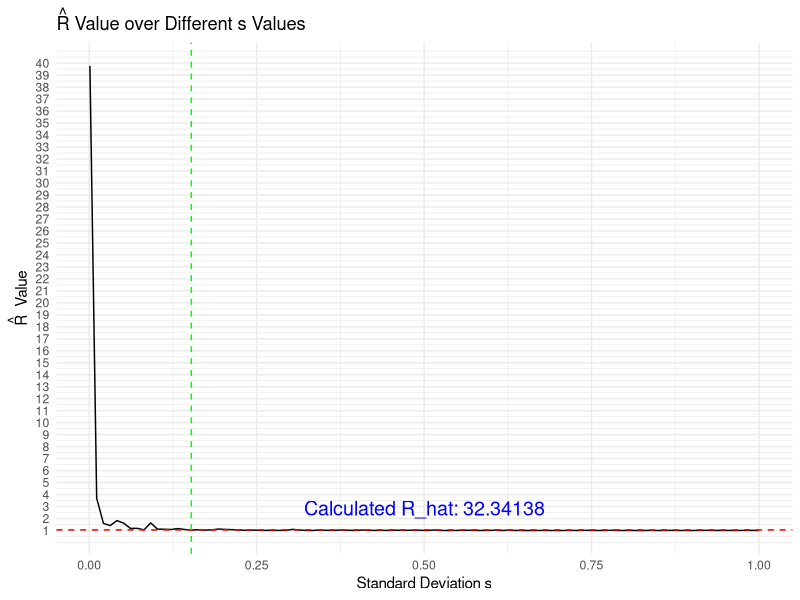
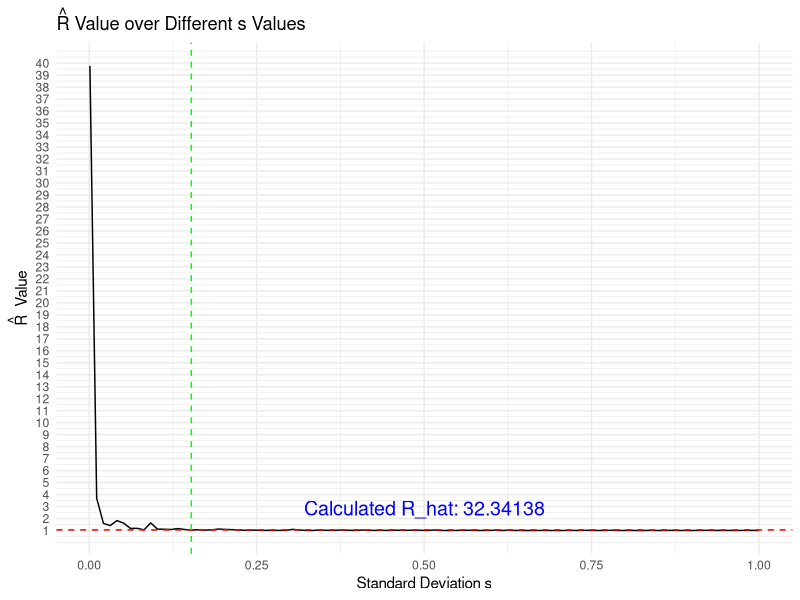

Here is the R script that generated these plots, in order:
## ---- chunk 1
knitr::opts_chunk$set(echo = TRUE)
## ---- chunk 2
library(ggplot2)

#Step 1: Define Target Distro and Random Walk Metropolis Algo
log_f <- function(x) {
  log(0.5) - abs(x)
}

random_walk_metropolis <- function(N, s, x0) {
  samples <- numeric(N)
  samples[1] <- x0
  
  for (i in 2:N) {
    x_star <- rnorm(1, mean = samples[i-1], sd = s)
    log_r <- log_f(x_star) - log_f(samples[i-1])
    u <- log(runif(1))
    
    if (u < log_r) {
      samples[i] <- x_star
    } else {
      samples[i] <- samples[i-1]
    }
  }
  
  samples
}

#Step 2: Compute R_hat value

compute_R_hat <- function(N, s, J, x0_initial_values) {
  chains <- sapply(x0_initial_values, function(x0) random_walk_metropolis(N, s, x0))
  
  Mj <- colMeans(chains)
  Vj <- apply(chains, 2, function(chain) var(chain))
  W <- mean(Vj)
  B <- N * var(Mj)
  var_hat_plus <- ((N-1)/N) * W + (1/N) * B #once again we use var_hat_plus as specified in Gelman-Rubin 1992
  R_hat <- sqrt(var_hat_plus / W)
  
  R_hat
}

#Step 3: Calculate R_hat for each s value and plot
N <- 2000
J <- 4
s <- 0.001
s_values <- seq(0.001, 1, length.out = 100)
x0_initial_values <- rnorm(J)

R_hats <- sapply(s_values, function(s) compute_R_hat(N, s, J, x0_initial_values))

R_hat_specimen <- compute_R_hat(N, s, J, x0_initial_values)
print(paste("Calculated R_hat:", R_hat_specimen)) #Calculate R_hat for RWMA with N=2000, s=0.001 and J=4

# Plotting...Keeping N and J fixed, provide a plot of the values of Rb over a grid of s values in the interval between 0.001 and 1.
plot2 <- ggplot(data.frame(s = s_values, R_hat = R_hats), aes(x = s, y = R_hat)) +
  geom_line() +
  geom_hline(yintercept = 1.05, linetype = "dashed", color = "red") +
  geom_vline(xintercept = s_values[min(which(R_hats <= 1.05))], linetype = "dashed", color = "green") +
  labs(title = expression(hat(R) ~ "Value over Different s Values"),
       x = "Standard Deviation s", y = expression(hat(R) ~ " Value")) +
  scale_y_continuous(breaks = seq(floor(min(R_hats)), ceiling(max(R_hats)), by = 1)) +
  theme_minimal()+
  annotate("text", x = mean(s_values), y = min(R_hats), label = paste("Calculated R_hat:", round(R_hat_specimen, 5)), hjust = 0.5, vjust = -1, size = 5, color = "blue") 
  
# Display the plot
print(plot2)

dir_path <- './r_images'

if(!dir.exists(dir_path)) {
  dir.create(dir_path, recursive=TRUE)
}

ggsave('./r_images/1B_R.png')

